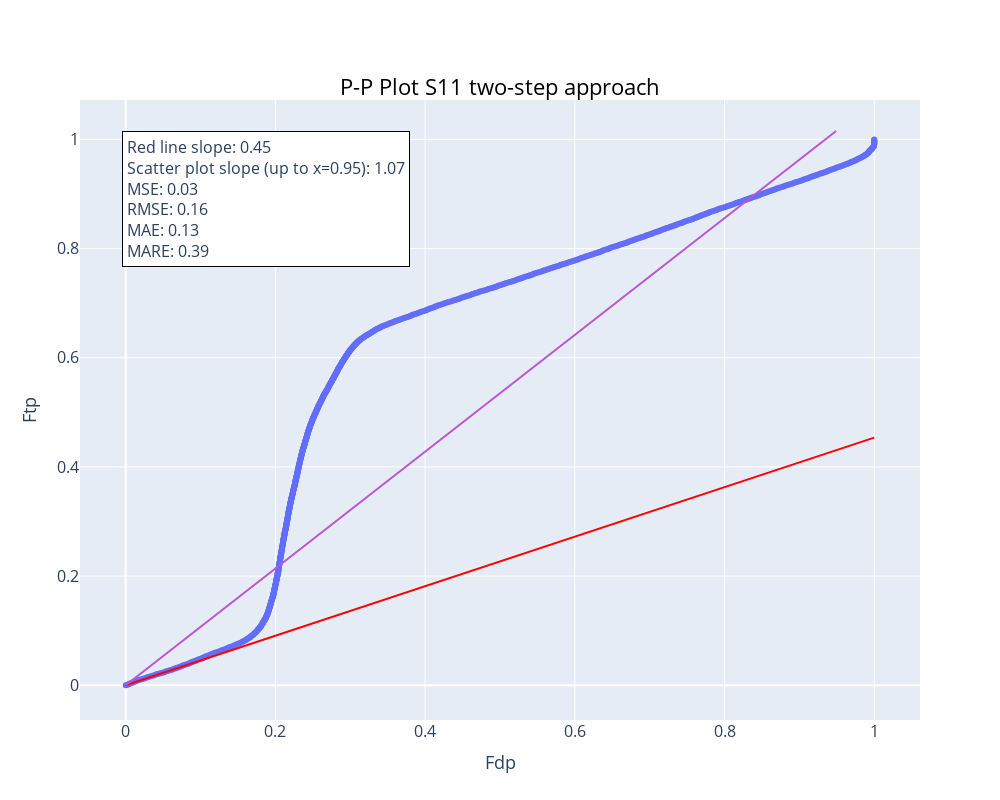

Here is the notebook cell this chart was saved with:
### Code cell
pp_plot(psm_df_two_step_S)

### Figure 1 — Plotly figure (JSON) as saved in the notebook; plotly's stock layout.template omitted (floating-point values rounded to 4 significant figures; data arrays with more than 128 entries replaced by an {"elided": "..."} marker saying what was removed)
{"data": [{"mode": "markers", "type": "scatter", "x": {"elided": "1000 float values"}, "y": {"elided": "1000 float values"}}, {"line": {"color": "red"}, "mode": "lines", "name": "pi0", "showlegend": true, "type": "scatter", "x": [0, 1], "y": [0, 0.4537]}, {"line": {"color": "mediumorchid"}, "mode": "lines", "name": "Regression Line", "showlegend": true, "type": "scatter", "x": {"elided": "948 float values"}, "y": {"elided": "948 float values"}}], "layout": {"annotations": [{"align": "left", "bgcolor": "white", "bordercolor": "black", "borderpad": 4, "borderwidth": 1, "font": {"size": 16}, "showarrow": false, "text": "Red line slope: 0.45<br>Scatter plot slope (up to x=0.95): 1.07<br>MSE: 0.03<br>RMSE: 0.16<br>MAE: 0.13<br>MARE: 0.39", "x": 0.05, "xref": "paper", "y": 0.95, "yref": "paper"}], "autosize": false, "height": 800, "showlegend": false, "title": {"font": {"color": "black", "size": 22}, "text": "P-P Plot S11 two-step approach", "x": 0.5, "xanchor": "center", "y": 0.9, "yanchor": "top"}, "width": 1000, "xaxis": {"tickfont": {"size": 16}, "title": {"font": {"size": 18}, "text": "Fdp"}}, "yaxis": {"tickfont": {"size": 16}, "title": {"font": {"size": 18}, "text": "Ftp"}}}}
